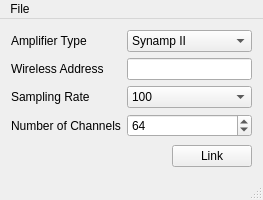
<?xml version="1.0" encoding="UTF-8"?>
<ui version="4.0">
 <class>MainWindow</class>
 <widget class="QMainWindow" name="MainWindow">
  <property name="geometry">
   <rect>
    <x>0</x>
    <y>0</y>
    <width>236</width>
    <height>200</height>
   </rect>
  </property>
  <property name="windowTitle">
   <string>Neuroscan Connector</string>
  </property>
  <widget class="QWidget" name="centralWidget">
   <layout class="QVBoxLayout" name="verticalLayout">
    <item>
     <layout class="QFormLayout" name="formLayout">
      <item row="0" column="0">
       <widget class="QLabel" name="label_3">
        <property name="text">
         <string>Amplifier Type</string>
        </property>
       </widget>
      </item>
      <item row="0" column="1">
       <widget class="QComboBox" name="ampType">
        <item>
         <property name="text">
          <string>Synamp II</string>
         </property>
        </item>
        <item>
         <property name="text">
          <string>Synamp Wireless</string>
         </property>
        </item>
       </widget>
      </item>
      <item row="1" column="0">
       <widget class="QLabel" name="label_4">
        <property name="text">
         <string>Wireless Address</string>
        </property>
       </widget>
      </item>
      <item row="1" column="1">
       <widget class="QLineEdit" name="wirelessAddress"/>
      </item>
      <item row="2" column="0">
       <widget class="QLabel" name="label">
        <property name="text">
         <string>Sampling Rate</string>
        </property>
       </widget>
      </item>
      <item row="2" column="1">
       <widget class="QComboBox" name="samplingRate">
        <item>
         <property name="text">
          <string>100</string>
         </property>
        </item>
        <item>
         <property name="text">
          <string>200</string>
         </property>
        </item>
        <item>
         <property name="text">
          <string>250</string>
         </property>
        </item>
        <item>
         <property name="text">
          <string>500</string>
         </property>
        </item>
        <item>
         <property name="text">
          <string>1000</string>
         </property>
        </item>
        <item>
         <property name="text">
          <string>1250</string>
         </property>
        </item>
        <item>
         <property name="text">
          <string>2000</string>
         </property>
        </item>
        <item>
         <property name="text">
          <string>2500</string>
         </property>
        </item>
        <item>
         <property name="text">
          <string>5000</string>
         </property>
        </item>
        <item>
         <property name="text">
          <string>10000</string>
         </property>
        </item>
        <item>
         <property name="text">
          <string>20000</string>
         </property>
        </item>
       </widget>
      </item>
      <item row="3" column="0">
       <widget class="QLabel" name="label_2">
        <property name="text">
         <string>Number of Channels</string>
        </property>
       </widget>
      </item>
      <item row="3" column="1">
       <widget class="QSpinBox" name="channelCount">
        <property name="minimum">
         <number>1</number>
        </property>
        <property name="maximum">
         <number>70</number>
        </property>
        <property name="value">
         <number>64</number>
        </property>
       </widget>
      </item>
     </layout>
    </item>
    <item>
     <layout class="QHBoxLayout" name="horizontalLayout">
      <item>
       <spacer name="horizontalSpacer">
        <property name="orientation">
         <enum>Qt::Horizontal</enum>
        </property>
        <property name="sizeHint" stdset="0">
         <size>
          <width>40</width>
          <height>20</height>
         </size>
        </property>
       </spacer>
      </item>
      <item>
       <widget class="QPushButton" name="linkButton">
        <property name="text">
         <string>Link</string>
        </property>
       </widget>
      </item>
     </layout>
    </item>
   </layout>
  </widget>
  <widget class="QMenuBar" name="menuBar">
   <property name="geometry">
    <rect>
     <x>0</x>
     <y>0</y>
     <width>236</width>
     <height>18</height>
    </rect>
   </property>
   <widget class="QMenu" name="menuFile">
    <property name="title">
     <string>File</string>
    </property>
    <addaction name="actionLoad_Configuration"/>
    <addaction name="actionSave_Configuration"/>
    <addaction name="separator"/>
    <addaction name="actionQuit_2"/>
   </widget>
   <addaction name="menuFile"/>
  </widget>
  <widget class="QStatusBar" name="statusBar"/>
  <action name="actionLoad_Configuration">
   <property name="text">
    <string>Load Configuration</string>
   </property>
  </action>
  <action name="actionSave_Configuration">
   <property name="text">
    <string>Save Configuration</string>
   </property>
  </action>
  <action name="actionQuit">
   <property name="text">
    <string>Quit</string>
   </property>
  </action>
  <action name="actionQuit_2">
   <property name="text">
    <string>Quit</string>
   </property>
  </action>
 </widget>
 <layoutdefault spacing="6" margin="11"/>
 <resources/>
 <connections/>
</ui>
